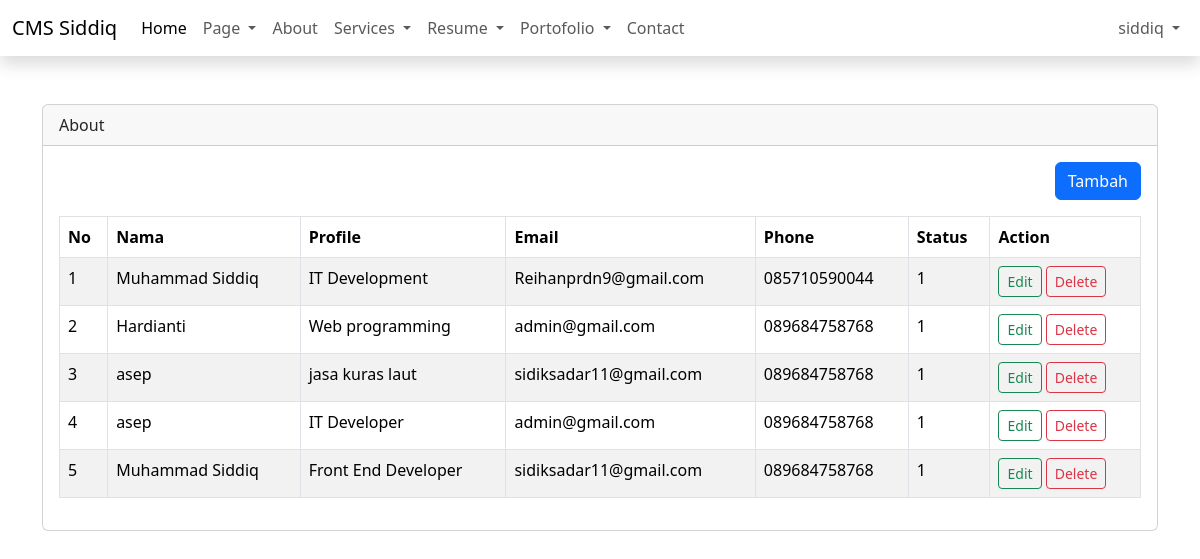
Page /admin/dashboard.php?page=about (signed in) on the earlier database version.
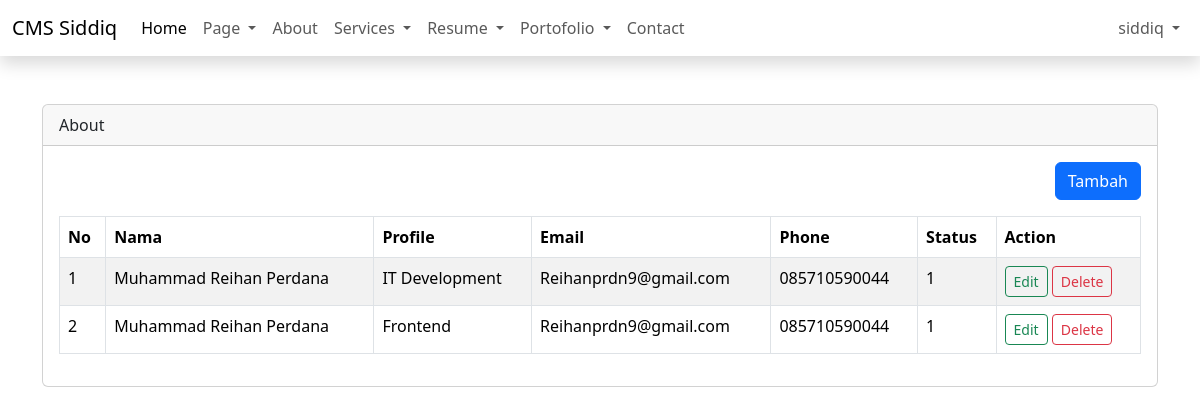
Same page on the later database version.
### tables this page shows
CREATE TABLE `abouts` (
  `id` int(11) NOT NULL,
  `name` varchar(50) NOT NULL,
  `profile` varchar(50) NOT NULL,
  `email` varchar(50) NOT NULL,
  `phone` varchar(20) NOT NULL,
  `photo` varchar(100) NOT NULL,
  `status` tinyint(1) NOT NULL DEFAULT 1,
  `skills` varchar(50) NOT NULL,
  `description` text NOT NULL,
  `created_ad` timestamp NOT NULL DEFAULT current_timestamp(),
  `updated_at` timestamp NULL DEFAULT current_timestamp()
);

### admin/content/about.php (the view, shortened to what this page needs)
<?php
$query = mysqli_query($config, "SELECT * FROM abouts ORDER BY id DESC");
$row = mysqli_fetch_all($query, MYSQLI_ASSOC);
?>
<div class="table-responsive">
    <div align="right" class="mb-3">
        <a href="?page=manage-about" class="btn btn-primary">Tambah</a>
    </div>
    <table class="table table-bordered table-striped" id="table">
        <thead>
            <tr>
                <th>No</th>
                <th>Nama</th>
                <th>Profile</th>
                <th>Email</th>
                <th>Phone</th>
                <th>Status</th>
                <th>Action</th>
            </tr>
        </thead>
        <tbody>
            <?php
            foreach ($row as $key => $data):
            ?>
                <tr>
                    <td><?= $key + 1 ?></td>
                    <td><?= $data['name'] ?></td>
                    <td><?= $data['profile'] ?></td>
                    <td><?= $data['email'] ?></td>
                    <td><?= $data['phone'] ?></td>
                    <td><?= $data['status'] ?></td>
                    <td>
                        <a href="manage-about.php?edit=<?php echo $data['id'] ?>" class="btn btn-outline-success btn-sm">Edit</a>
                        <a onclick="return confirm('Are you sure??')"
                            href="manage-about.php?delete=<?php echo $data['id'] ?>" class="btn btn-outline-danger btn-sm">Delete</a>
                    </td>
                </tr>
            <?php
            endforeach
            ?>
        </tbody>
    </table>
</div>

### admin/dashboard.php (shortened to what this page needs)
<?php
$_name = isset($_SESSION['name']) ? $_SESSION['name'] : '';
?>
<!DOCTYPE html>
<html lang="en">
<head>
    <link href="https://cdn.jsdelivr.net/npm/bootstrap@5.3.6/dist/css/bootstrap.min.css" rel="stylesheet"
>
    <link href="https://cdn.jsdelivr.net/npm/summernote@0.9.0/dist/summernote-lite.min.css" rel="stylesheet">
    <link rel="stylesheet" href="https://cdn.datatables.net/2.3.1/css/dataTables.dataTables.css" />
</head>
<body>
    <div class="wrapper">
        <?php include 'inc/header.php'; ?>
        <div class="content mt-5">
            <div class="container">
                <div class="row justify-content-center">
                    <div class="col-sm-12">
                        <div class="card">
                            <div class="card-header">
                                <?php echo isset($_GET['page']) ? str_replace("-", " ",  ucfirst($_GET['page'])) : 'Home'
                                ?>
                            </div>
                            <div class="card-body">
                                <?php
                                if (isset($_GET['page'])) {
                                    if (file_exists("content/" . $_GET['page'] . ".php")) {
                                        include('content/' . $_GET['page'] . ".php");
                                    } else {
                                        include "content/notfound.php";
                                    }
                                } else {
                                    include 'content/home.php';
                                }
                                ?>
                            </div>
                        </div>
                    </div>
                </div>
            </div>
        </div>
    </div>
</body>
</html>

### admin/inc/header.php (shortened to what this page needs)
<header class="shadow">
    <nav class="navbar navbar-expand-lg bg-body-white">
        <div class="container-fluid">
            <a class="navbar-brand" href="#">CMS Siddiq</a>
            <div class="collapse navbar-collapse" id="navbarSupportedContent">
                <ul class="navbar-nav me-auto mb-2 mb-lg-0">
                    <li class="nav-item">
                        <a class="nav-link active" aria-current="page" href="#">Home</a>
                    </li>
                    <li class="nav-item dropdown">
                        <a class="nav-link dropdown-toggle" href="#" role="button" data-bs-toggle="dropdown" aria-expanded="false">
                            Page
                        </a>
                    </li>
                    <li class="nav-item">
                        <a class="nav-link" href="?page=about">About</a>
                    </li>
                    <li class="nav-item dropdown">
                        <a class="nav-link dropdown-toggle" href="#" role="button" data-bs-toggle="dropdown" aria-expanded="false">
                            Services
                        </a>
                    </li>
                    <li class="nav-item dropdown">
                        <a class="nav-link dropdown-toggle" href="#" role="button" data-bs-toggle="dropdown" aria-expanded="false">
                            Resume
                        </a>
                    </li>
                    <li class="nav-item dropdown">
                        <a class="nav-link dropdown-toggle" href="#" role="button" data-bs-toggle="dropdown" aria-expanded="false">
                            Portofolio
                        </a>
                    </li>
                    <li class="nav-item">
                        <a class="nav-link" href="?page=contact">Contact</a>
                </ul>
                <ul class="navbar-nav mr-auto mb-2 mb-lg-0">
                    <li class="nav-item dropdown">
                        <a class="nav-link dropdown-toggle" href="#" role="button" data-bs-toggle="dropdown" aria-expanded="false">
                            <?php echo $_name ?>
                        </a>
                    </li>
                </ul>
            </div>
        </div>
    </nav>
</header>

Differences in the rows shown:
removed abouts: name "Muhammad Siddiq", profile "IT Development", email "Reihanprdn9@gmail.com", phone "085710590044", status "1"
removed abouts: name "Hardianti", profile "Web programming", email "admin@gmail.com", phone "089684758768", status "1"
removed abouts: name "asep", profile "jasa kuras laut", email "sidiksadar11@gmail.com", phone "089684758768", status "1"
removed abouts: name "asep", profile "IT Developer", email "admin@gmail.com", phone "089684758768", status "1"
removed abouts: name "Muhammad Siddiq", profile "Front End Developer", email "sidiksadar11@gmail.com", phone "089684758768", status "1"
added abouts: name "Muhammad Reihan Perdana", profile "IT Development", email "Reihanprdn9@gmail.com", phone "085710590044", status "1"
added abouts: name "Muhammad Reihan Perdana", profile "Frontend", email "Reihanprdn9@gmail.com", phone "085710590044", status "1"
